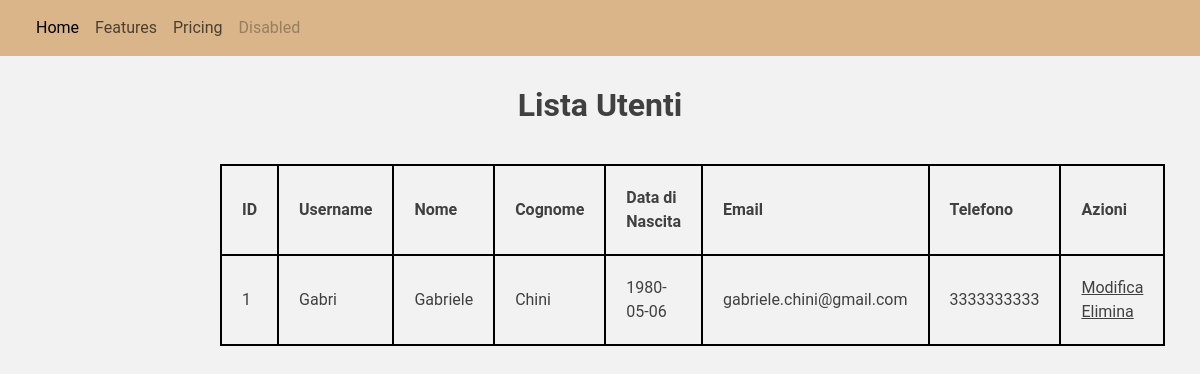
The page /usersList.php on the database as committed earlier.
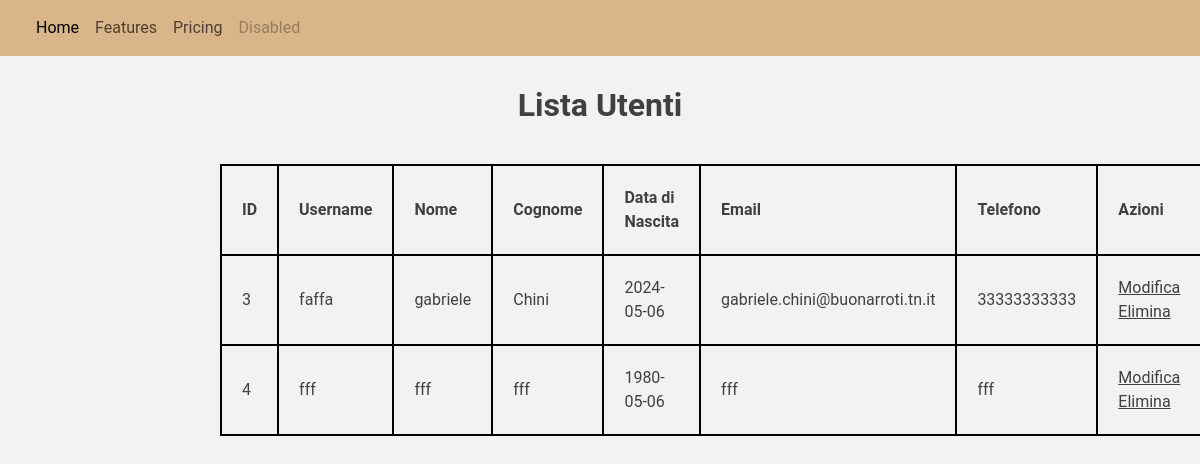
The same page on the database as committed later.
### tables this page shows
CREATE TABLE `utente` (
  `Codice` int(11) NOT NULL,
  `Username` varchar(255) DEFAULT NULL,
  `Password` varchar(255) DEFAULT NULL,
  `Nome` varchar(255) DEFAULT NULL,
  `Cognome` varchar(255) DEFAULT NULL,
  `DataNascita` date DEFAULT NULL,
  `Email` varchar(255) DEFAULT NULL,
  `Tel` varchar(20) DEFAULT NULL
);

### usersList.php (the view, shortened to what this page needs)
<!DOCTYPE html>
<html lang="it">
<head>
    <link href="https://cdn.jsdelivr.net/npm/bootstrap@5.3.3/dist/css/bootstrap.min.css" rel="stylesheet">
    <link rel="stylesheet" href="stylesheet/style.css">
</head>
<body>
    <?php
    include "navbar.php";
    include 'connection.php';
    $users_sql = "SELECT * FROM utente";
    $users_result = $conn->query($users_sql);
    if ($users_result->num_rows > 0) {
        echo "<div class='container'>
                <h1>Lista Utenti</h1>
                <table>
                    <thead>
                        <tr>
                            <th>ID</th>
                            <th>Username</th>
                            <th>Nome</th>
                            <th>Cognome</th>
                            <th>Data di Nascita</th>
                            <th>Email</th>
                            <th>Telefono</th>
                            <th>Azioni</th>
                        </tr>
                    </thead>
                    <tbody>";
        while($row = $users_result->fetch_assoc()) {
            echo "<tr>
                    <td>".$row["Codice"]."</td>
                    <td>".$row["Username"]."</td>
                    <td>".$row["Nome"]."</td>
                    <td>".$row["Cognome"]."</td>
                    <td>".$row["DataNascita"]."</td>
                    <td>".$row["Email"]."</td>
                    <td>".$row["Tel"]."</td>
                    <td>
                        <a href='modifyUser.php?id=".$row["Codice"]."'>Modifica</a>
                        <a href='deleteUser.php?id=".$row["Codice"]."' onclick=\"return confirm('Sei sicuro di voler eliminare questo utente?')\">Elimina</a>
                    </td>
                </tr>";
        }
        echo "</tbody>
            </table>
          </div>";
    } else {
        echo "<div class='container mt-3'>
                <p>Nessun utente presente nel database.</p>
              </div>";
    }
    ?>
</body>
</html>

Rows that differ between the two databases and show on the page:
removed utente: Codice "1", Username "Gabri", Nome "Gabriele", Cognome "Chini", DataNascita "1980-05-06", Email "gabriele.chini@gmail.com", Tel "3333333333"
added utente: Codice "3", Username "faffa", Nome "gabriele", Cognome "Chini", DataNascita "2024-05-06", Email "gabriele.chini@buonarroti.tn.it", Tel "33333333333"
added utente: Codice "4", Username "fff", Nome "fff", Cognome "fff", DataNascita "1980-05-06", Email "fff", Tel "fff"
